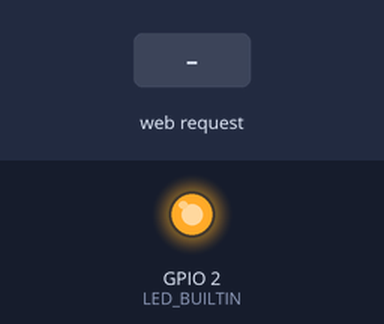
Bench run of a sketch on a simulated ESP8266 (NodeMCU). On the bench: output pins drawn as LEDs (lit = HIGH, except the on-board LED, lit = LOW). Inputs (shaded band) come from the test bench. WiFi joins after 1.5 s; servers stay silent unless stated; what the sketch prints to the serial monitor is not drawn.

Above: at 2.7 s.
2.8 s: HTTP request GET /on received
At 4.0 s:
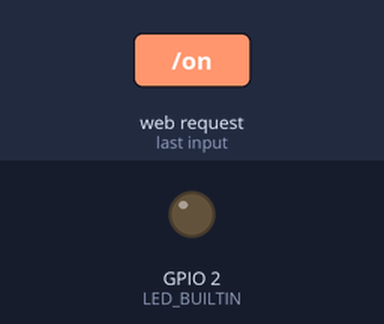
Timing chart, 0 to 5.8 s (numbered marks = the images above; inputs shaded):
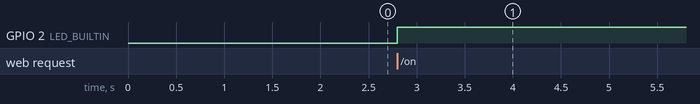

The sketch:

LED_BUILTIN_APP_CONTROL.ino
```cpp
#include <ESP8266WiFi.h>

WiFiClient client;

WiFiServer server(80);
const char* ssid = "ESAGA";

const char* password = "";

String  data ="";

void setup(){
  Serial.begin(115200);

connectWiFi();

  server.begin();
  pinMode(LED_BUILTIN, OUTPUT);

  server.begin();

}
void loop()

{

  client = server.available();

  if (!client) return;

  data = checkClient ();

  if (data == "on"){ON();}

  else {OFF();}
}

void ON(){
   digitalWrite(LED_BUILTIN, HIGH);
}

void OFF (){
   digitalWrite(LED_BUILTIN, LOW);
}

void connectWiFi()

{

  Serial.println("Connecting to WIFI");

  WiFi.begin(ssid, password);

  while ((!(WiFi.status() == WL_CONNECTED)))

  {

    delay(300);

   Serial.print(".");

  }

  Serial.println("");

  Serial.println("WiFi connected");

  Serial.println("NodeMCU Local IP: ");

  Serial.print((WiFi.localIP()));

}

String checkClient (void)

{

while(!client.available()) delay(1);

String request = client.readStringUntil('\r');

request.remove(0, 5);

request.remove(request.length()-9,9);

return request;

}
```

Measured:
- after the input at 2.8 s, GPIO 2 (LED_BUILTIN): LOW → HIGH at once
